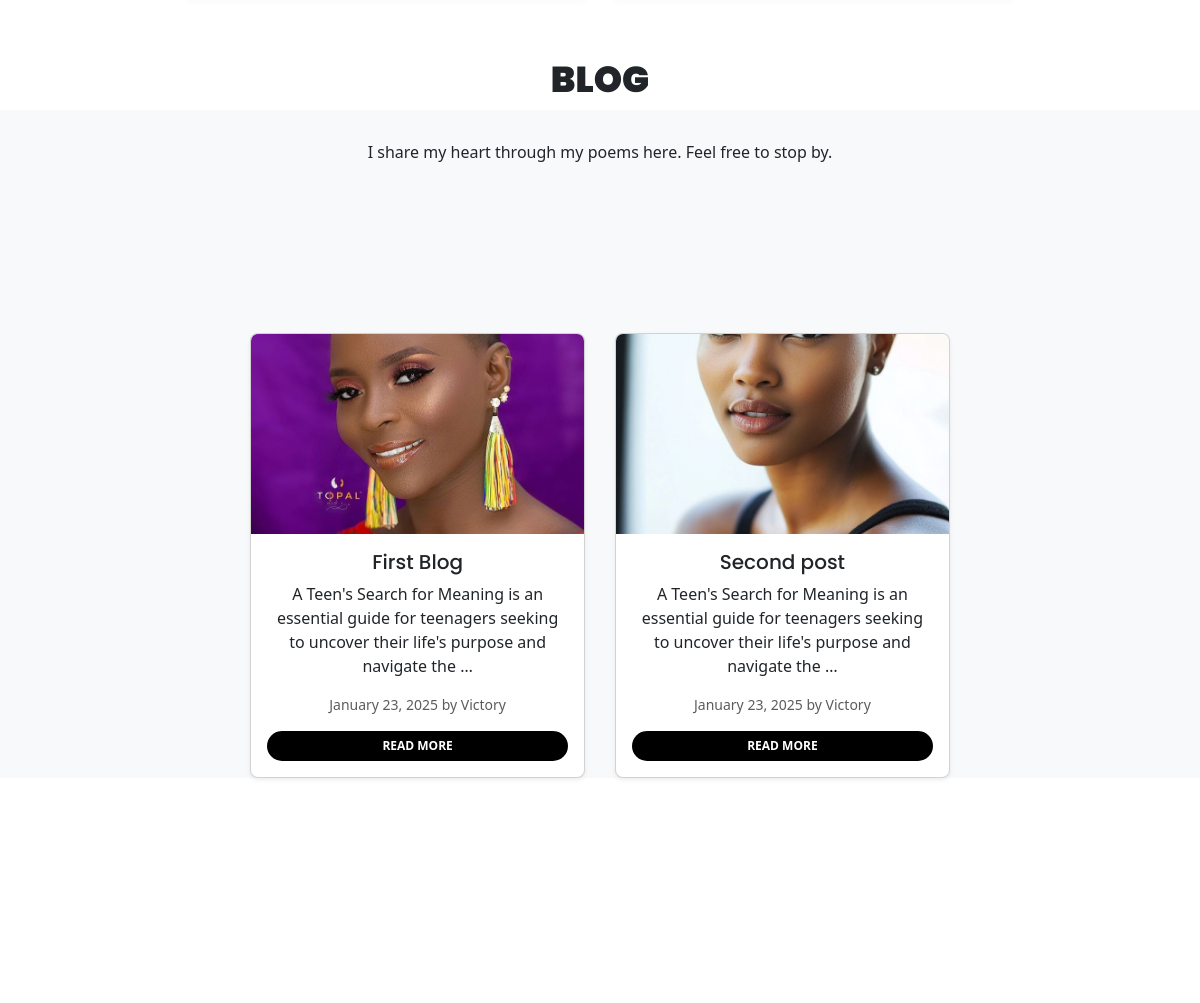
The app's page / (middle part), older data.
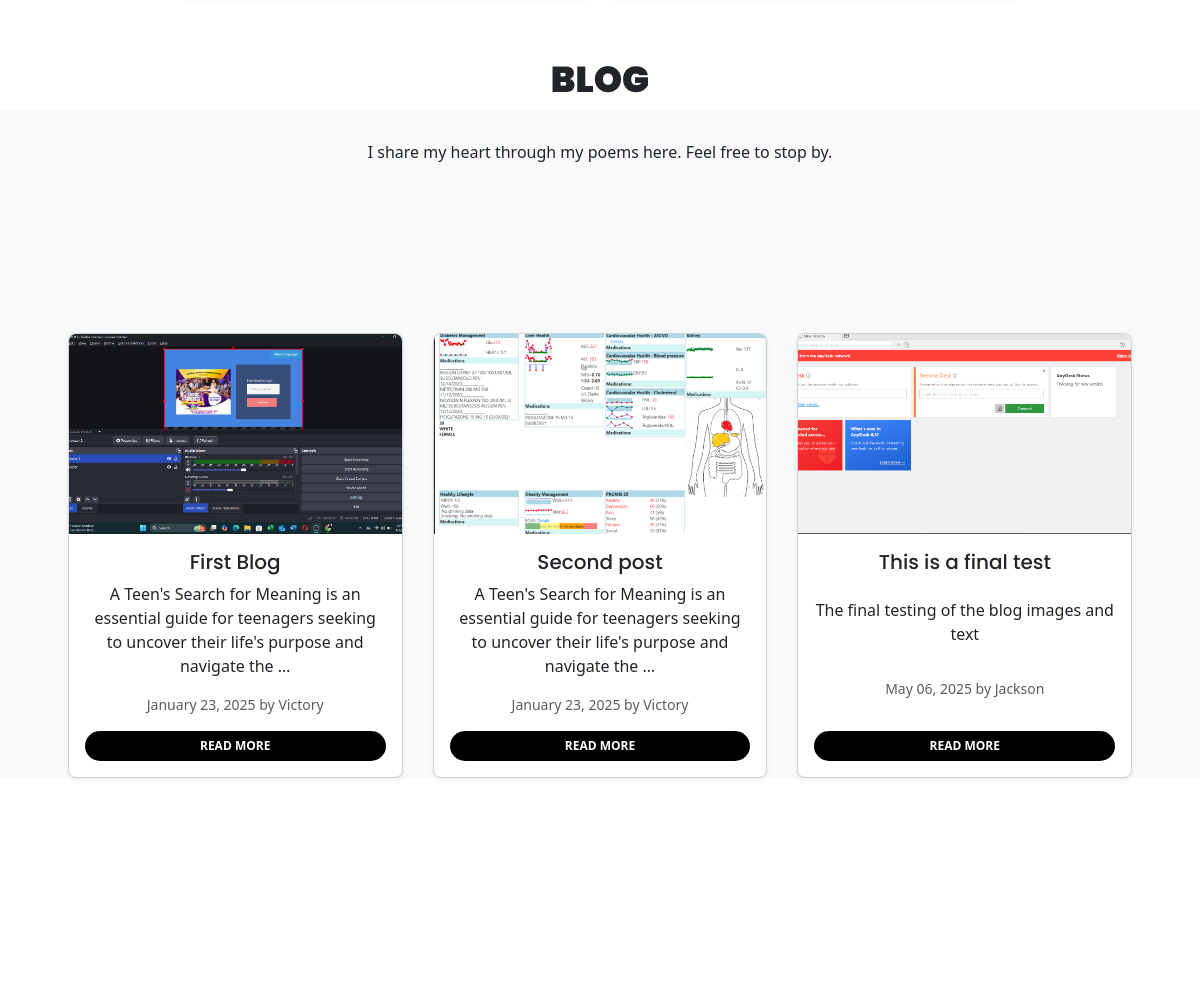
The same page, newer data.
### myblog/models.py (models this page shows, shortened)
class BlogPost(models.Model):
    title = models.CharField(max_length=200)
    content = models.TextField()
    author = models.CharField(max_length=100)
    created_at = models.DateTimeField(auto_now_add=True)
    updated_at = models.DateTimeField(auto_now=True)
    image = models.ImageField(upload_to='static/img', blank=True, null=True)

### myblog/views.py (the view, shortened to what this page needs)
# urls.py: path('', views.home, name='home'),  # Make home page load on base URL
def home(request):
    posts = BlogPost.objects.all()
    form = ContactForm(request.POST or None)
    return render(request, 'index.html', {'posts': posts, 'form': form})

### myblog/templates/index.html (shortened to what this page needs)
<!DOCTYPE html>
<html lang="en">
<head>
{% load static %}
<link rel="stylesheet" type="text/css" href=" {% static 'css/plugins.css' %}" />
<link rel="stylesheet" type="text/css" href="{% static 'css/style.css' %}" />
<link href="https://cdn.jsdelivr.net/npm/bootstrap@5.3.0/dist/css/bootstrap.min.css" rel="stylesheet">
</head>
<body>
<div class="waxon_tm_all_wrap" data-magic-cursor="show">
  <div class="waxon_tm_awards">
  </div>
	<div class="waxon_tm_main_title">
		<div class="title">
		  <h3>Blog</h3>
		</div>
	  </div>
<div class="waxon_tm_news" id="blog">
	<div class="container">
		<div class="mb-4 font-weight-bold text-center">
			I share my heart through my poems here. Feel free to stop by.
		  </div>
	  <div class="news_inner">
		<div class="blog-grid">
			{% for post in posts %}
			<div class="blog-card">
			  <div class="card shadow-sm">
				{% if post.image %}
				<img src="{{ post.image.url }}" class="card-img-top" alt="{{ post.title }}">
				{% endif %}
				<div class="card-body text-center">
				  <h5 class="card-title">{{ post.title }}</h5>
				  <p class="card-text">{{ post.content|truncatewords:20 }}</p>
				  <p class="text-muted small">{{ post.created_at|date:"F d, Y" }} by {{ post.author }}</p>
				  <a href="{% url 'blog_detail' post.pk %}" class="read-more-btn">Read More</a>
				</div>
			  </div>
			</div>
			{% endfor %}
		  </div>
	  </div>
	</div>
  </div>
<div class="waxon_tm_contact" id="contact">
</div>
</body>
</html>

### static/css/style.css (style rules this page uses)
:root { --main-color: #000; }
html { overflow-x: hidden; padding: 0px; margin: 0px }
body { font-family: "Roboto"; font-size: 15px; line-height: 30px; letter-spacing: 0px; word-wrap: break-word; font-weight: 400; background-color: #fff; color: #767676; }
::placeholder { color: #6f6f6f; }
h1, h2, h3, h4, h5, h6 { font-weight:500; line-height: 1.4; font-family: "Poppins"; color: #000; }
.container { max-width: 1400px; width:100%; margin-left: auto; margin-right: auto; height:auto; padding:0px 40px; position:relative; clear:both; -webkit-box-sizing: border-box; -moz-box-sizing: border-box; box-sizing: border-box; }
.waxon_tm_all_wrap { width: 100%; height: auto; clear: both; float: left; position: relative; overflow: hidden; }
.waxon_tm_all_wrap, .waxon_tm_all_wrap * { -webkit-box-sizing: border-box; -moz-box-sizing: border-box; box-sizing: border-box; }
.waxon_tm_main_title { width: 100%; height: auto; clear: both; display: flex; align-items: center; justify-content: space-between; }
.waxon_tm_main_title .title h3 { text-transform: uppercase; font-weight: 900; font-size: 35px; position: relative; }
.waxon_tm_news { width: 100%; height: auto; clear: both; float: left; padding: 205px 0px 100px 0px; background-color: #f8f9fa; }
.waxon_tm_news .news_inner { width: 100%; height: auto; clear: both; float: left; padding-top: 105px; }
.waxon_tm_contact { width: 100%; height: auto; clear: both; float: left; position: relative; margin-bottom: 150px; padding-top: 205px; }
@media (max-width: 1600px) { .container { max-width: 1120px; } }
.waxon_tm_main_title .title { width: 100%; text-align: center; float: none !important; margin: 0 auto; padding-bottom: 0px; }
.waxon_tm_main_title .title h3 { display: inline-block; font-size: 36px; font-weight: 900; text-transform: uppercase; }
.waxon_tm_awards { padding-top: 40px; padding-bottom: 60px; }
.blog-grid { display: flex; flex-wrap: wrap; gap: 30px; justify-content: center; margin-top: 40px; }
.blog-card { flex: 0 0 30%; max-width: 30%; display: flex; align-items: stretch; }
.blog-card .card { width: 100%; display: flex; flex-direction: column; height: 100%; border-radius: 8px; overflow: hidden; }
.blog-card .card-img-top { height: 200px; object-fit: cover; width: 100%; }
.blog-card .card-body { flex-grow: 1; padding: 1rem; display: flex; flex-direction: column; justify-content: space-between; text-align: center; }
#blog { margin-bottom: 30px !important; padding-bottom: 0 !important; }
#blog { margin-top: 0 !important; padding-top: 30px !important; }
.read-more-btn { display: inline-block; padding: 6px 20px; font-size: 12px; font-weight: 600; text-transform: uppercase; color: #fff; background-color: #000; border: none; border-radius: 20px; transition: background 0.3s ease, transform 0.2s ease; text-decoration: none; }

Row changes from the older to the newer data that the page shows:
changed BlogPost "First Blog": image: a different picture
changed BlogPost "Second post": image: a different picture
added BlogPost: image (picture), title "This is a final test", content "The final testing of the blog images and text", created_at "May 06, 2025", author "Jackson"
